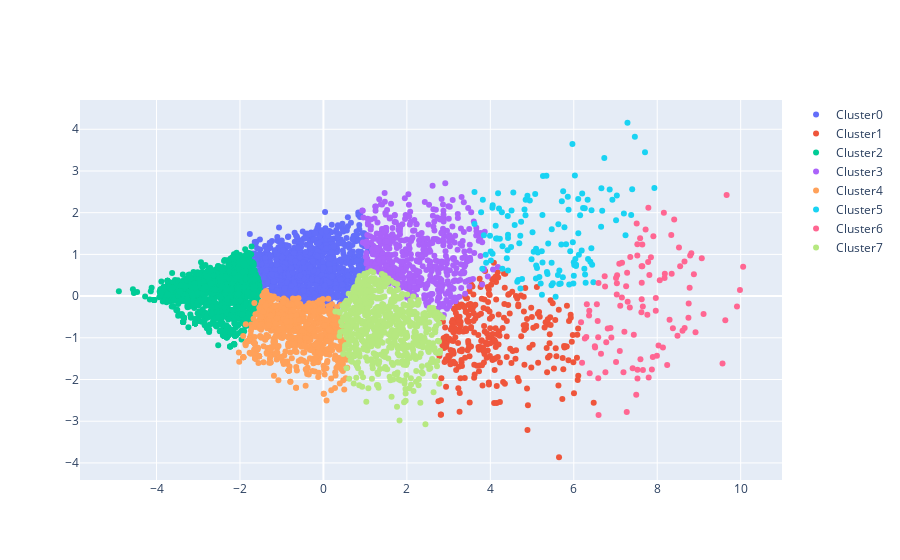

The code cell stored with this chart in its notebook:
### Code cell
fig = go.Figure()
names = ["Cluster" + str(x) for x in set(predict)]
clusters = [cluster0,cluster1,cluster2,cluster3,cluster4,cluster5,cluster6,cluster7]
for cluster, name in zip(clusters,names):
    fig.add_trace(go.Scatter(
                        x = cluster["PC1_2d"],
                        y = cluster["PC2_2d"],
                        mode = "markers",
                        name = name,
                        text = None))
fig.show()

### Figure 1 — Plotly figure (JSON) as saved in the notebook; plotly's stock layout.template omitted (floating-point values rounded to 4 significant figures; data arrays with more than 128 entries replaced by an {"elided": "..."} marker saying what was removed)
{"data": [{"mode": "markers", "name": "Cluster0", "type": "scatter", "x": {"elided": "1067 float values"}, "y": {"elided": "1067 float values"}}, {"mode": "markers", "name": "Cluster1", "type": "scatter", "x": {"elided": "298 float values"}, "y": {"elided": "298 float values"}}, {"mode": "markers", "name": "Cluster2", "type": "scatter", "x": {"elided": "1453 float values"}, "y": {"elided": "1453 float values"}}, {"mode": "markers", "name": "Cluster3", "type": "scatter", "x": {"elided": "517 float values"}, "y": {"elided": "517 float values"}}, {"mode": "markers", "name": "Cluster4", "type": "scatter", "x": {"elided": "755 float values"}, "y": {"elided": "755 float values"}}, {"mode": "markers", "name": "Cluster5", "type": "scatter", "x": {"elided": "129 float values"}, "y": {"elided": "129 float values"}}, {"mode": "markers", "name": "Cluster6", "type": "scatter", "x": [7.965, 8.748, 8.754, 7.788, 8.657, 7.721, 7.156, 8.183, 8.606, 7.872, 7.508, 7.354, 8.061, 8.485, 7.782, 9.068, 8.031, 10.06, 8.789, 7.291, 8.549, 7.103, 6.198, 9.631, 6.814, 8.346, 8.521, 8.159, 7.013, 6.174, 7.27, 7.039, 9.111, 7.992, 7.091, 7.278, 7.894, 6.553, 6.88, 6.382, 6.313, 8.296, 6.587, 6.505, 6.758, 8.777, 7.629, 6.366, 7.191, 6.594, 8.337, 7.59, 7.643, 6.265, 6.652, 7.439, 7.642, 6.593, 6.585, 8.879, 6.778, 6.9, 7.527, 6.75, 7.213, 8.918, 8.407, 7.625, 7.795, 6.371, 7.627, 7.523, 7.152, 9.663, 9.911, 7.966, 8.375, 7.621, 7.657, 7.343, 6.301, 6.741, 7.497, 9.983, 8.239, 7.114, 7.908, 6.51, 7.033, 7.255, 7.012, 9.565, 7.764, 8.653, 7.598, 7.655, 8.176, 8.137, 7.03, 7.411, 7.527, 7.523, 8.817, 7.811, 6.573, 7.849], "y": [-0.3521, -0.5204, -0.1799, 2.119, -0.7638, 1.598, 0.7966, 0.5381, -0.8339, -1.763, 1.738, 0.9397, 0.3816, -0.948, 0.8175, 0.9058, -1.187, 0.7007, 0.9715, -0.1363, 0.7166, -1.314, -1.596, -0.5775, -0.7785, 0.5342, 1.164, 1.997, -1.579, -0.6292, -2.776, 0.5002, -0.4311, -1.428, 0.7784, 0.5572, -1.461, -0.1934, -0.7649, -1.852, -0.1978, -0.5677, -1.971, -1.203, -1.829, 0.2, 0.3205, -0.4657, -1.827, -2.849, 1.465, 1.388, 1.236, -1.017, -1.385, -0.9253, 0.7164, 0.3137, -0.9882, 0.5222, -1.106, -0.9927, -1.769, 0.2276, -0.8541, -0.8657, 1.834, 0.7136, -1.955, -0.3514, -0.07686, 1.243, -0.03586, 2.423, -0.251, -0.04517, -0.7693, -0.3887, -1.77, -0.2716, -0.9795, 0.4749, -2.363, 0.1478, -1.65, -0.2294, 1.438, -1.232, 0.3056, 0.2352, 0.4314, -1.614, -0.4491, 0.8281, -1.513, -0.2519, 0.4328, -1.232, 0.03823, -1.728, -1.975, 0.9716, 1.027, 0.5046, -0.5987, 0.931]}, {"mode": "markers", "name": "Cluster7", "type": "scatter", "x": {"elided": "675 float values"}, "y": {"elided": "675 float values"}}], "layout": {}}
